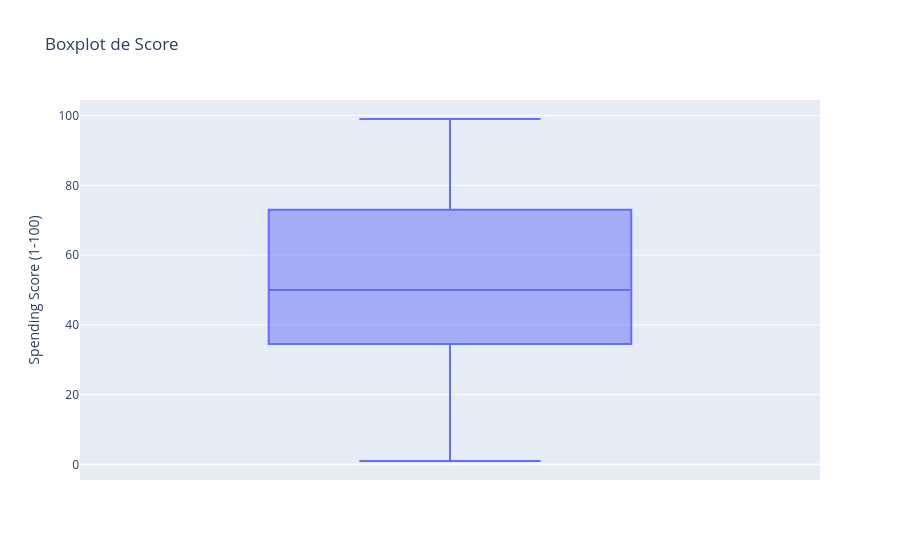

Here is the notebook cell this chart was saved with:
### Code cell
fig = px.box(df, y='Spending Score (1-100)', title='Boxplot de Score')
fig.show()

### Figure 1 — Plotly figure (JSON) as saved in the notebook; plotly's stock layout.template omitted (floating-point values rounded to 4 significant figures; data arrays with more than 128 entries replaced by an {"elided": "..."} marker saying what was removed)
{"data": [{"alignmentgroup": "True", "hovertemplate": "Spending Score (1-100)=%{y}<extra></extra>", "legendgroup": "", "marker": {"color": "#636efa"}, "name": "", "notched": false, "offsetgroup": "", "orientation": "v", "showlegend": false, "type": "box", "x0": " ", "xaxis": "x", "y": {"elided": "200 int values"}, "y0": " ", "yaxis": "y"}], "layout": {"boxmode": "group", "legend": {"tracegroupgap": 0}, "title": {"text": "Boxplot de Score"}, "xaxis": {"anchor": "y", "domain": [0, 1]}, "yaxis": {"anchor": "x", "domain": [0, 1], "title": {"text": "Spending Score (1-100)"}}}}
